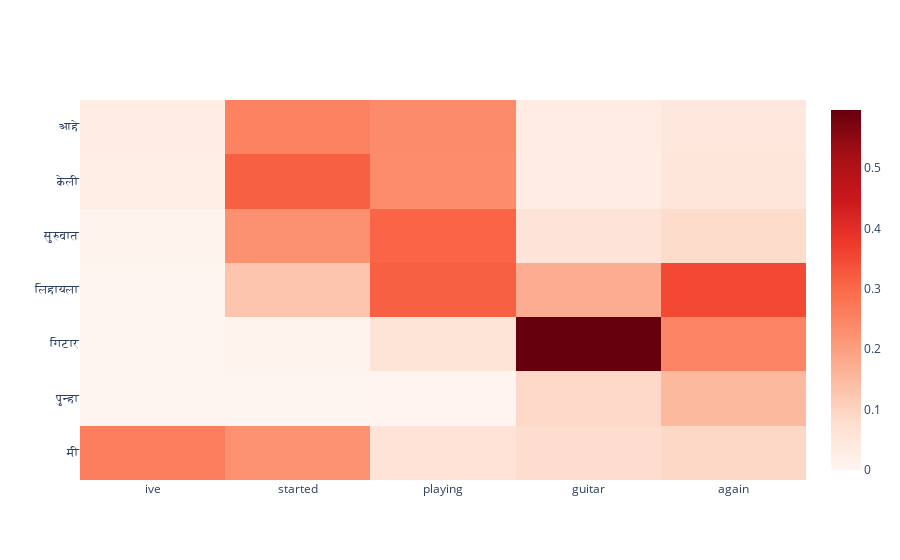

Here is the notebook cell this chart was saved with:
### Markdown cell above
#### Call the function to visualize outputs

### Code cell
predict_random_val_sentence()

### Figure 1 — Plotly figure (JSON) as saved in the notebook; plotly's stock layout.template omitted (floating-point values rounded to 4 significant figures)
{"data": [{"colorscale": [[0, "rgb(255,245,240)"], [0.125, "rgb(254,224,210)"], [0.25, "rgb(252,187,161)"], [0.375, "rgb(252,146,114)"], [0.5, "rgb(251,106,74)"], [0.625, "rgb(239,59,44)"], [0.75, "rgb(203,24,29)"], [0.875, "rgb(165,15,21)"], [1, "rgb(103,0,13)"]], "type": "heatmap", "x": ["ive", "started", "playing", "guitar", "again"], "y": ["मी", "पुन्हा", "गिटार", "लिहायला", "सुरुवात", "केली", "आहे"], "z": [[0.2621, 0.2232, 0.06435, 0.08091, 0.09104], [2.248e-05, 0.001193, 0.002005, 0.08763, 0.1535], [4.064e-06, 0.007626, 0.0622, 0.5958, 0.2476], [0.0001879, 0.1298, 0.3137, 0.1755, 0.3521], [0.00617, 0.225, 0.306, 0.05957, 0.08344], [0.0245, 0.3143, 0.2342, 0.03243, 0.05425], [0.03217, 0.254, 0.236, 0.03697, 0.04583]]}], "layout": {}}
